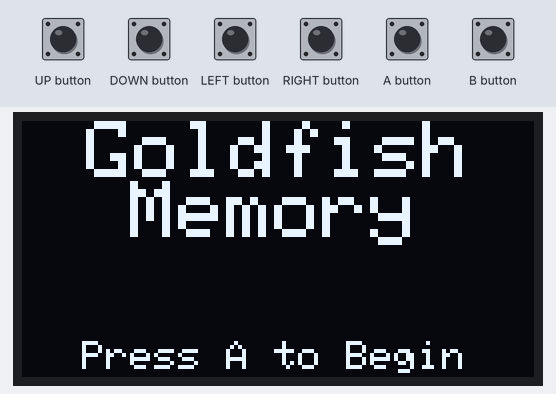
Recording of a sketch running on a simulated Arduboy, built with avr-gcc and run on an emulated ATmega32U4. On the bench: 128×64 one-colour display. The test bench sets the inputs (shaded band). Random numbers use the default seed unless the sketch sets one.

Above: at 1.2 s.
1.3 s: A button pressed for 0.15 s
At 2.1 s:
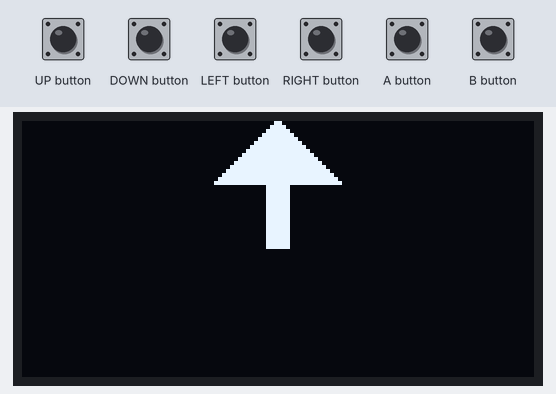
10.4 s: DOWN button pressed for 0.15 s
At 12.2 s:
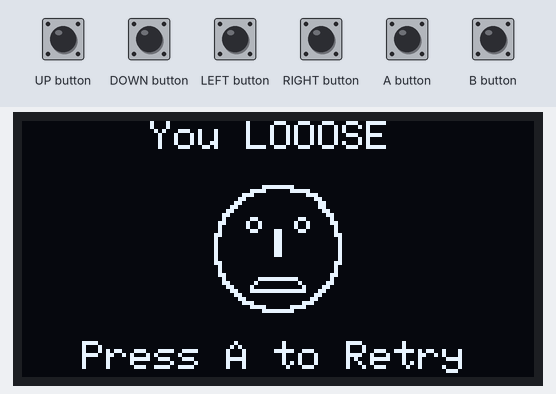
12.5 s: A button pressed for 1 s
At 16.3 s:
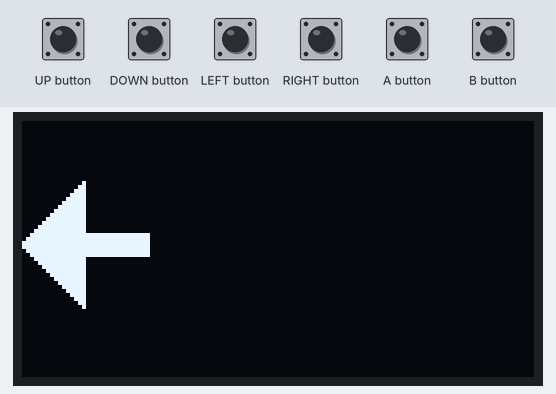
Timing chart, 0 to 17.8 s (numbered marks = the images above; inputs shaded):
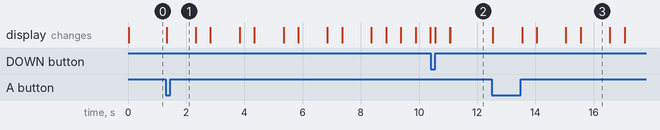

The sketch:

GoldfishMemory.ino
```cpp
// <Your name>
// <Created date>
// Goldfish Memory Game

#include <Arduboy2.h>

const int gameLen = 5;
int currSeq[gameLen];
int gamestate = 0;

Arduboy2 ab;

PROGMEM const unsigned char up_Arrow [] = {
	0x00, 0x00, 0x00, 0x00, 0x00, 0x00, 0x00, 0x00, 0x80, 0xc0, 0xe0, 0xf0, 0xf8, 0xfc, 0xfe, 0xff,
	0xff, 0xfe, 0xfc, 0xf8, 0xf0, 0xe0, 0xc0, 0x80, 0x00, 0x00, 0x00, 0x00, 0x00, 0x00, 0x00, 0x00,
	0x80, 0xc0, 0xe0, 0xf0, 0xf8, 0xfc, 0xfe, 0xff, 0xff, 0xff, 0xff, 0xff, 0xff, 0xff, 0xff, 0xff,
	0xff, 0xff, 0xff, 0xff, 0xff, 0xff, 0xff, 0xff, 0xff, 0xfe, 0xfc, 0xf8, 0xf0, 0xe0, 0xc0, 0x80,
	0x00, 0x00, 0x00, 0x00, 0x00, 0x00, 0x00, 0x00, 0x00, 0x00, 0x00, 0x00, 0x00, 0xff, 0xff, 0xff,
	0xff, 0xff, 0xff, 0x00, 0x00, 0x00, 0x00, 0x00, 0x00, 0x00, 0x00, 0x00, 0x00, 0x00, 0x00, 0x00,
	0x00, 0x00, 0x00, 0x00, 0x00, 0x00, 0x00, 0x00, 0x00, 0x00, 0x00, 0x00, 0x00, 0xff, 0xff, 0xff,
	0xff, 0xff, 0xff, 0x00, 0x00, 0x00, 0x00, 0x00, 0x00, 0x00, 0x00, 0x00, 0x00, 0x00, 0x00, 0x00,
};

PROGMEM const unsigned char down_Arrow [] = {
	0x00, 0x00, 0x00, 0x00, 0x00, 0x00, 0x00, 0x00, 0x00, 0x00, 0x00, 0x00, 0x00, 0xff, 0xff, 0xff,
	0xff, 0xff, 0xff, 0x00, 0x00, 0x00, 0x00, 0x00, 0x00, 0x00, 0x00, 0x00, 0x00, 0x00, 0x00, 0x00,
	0x00, 0x00, 0x00, 0x00, 0x00, 0x00, 0x00, 0x00, 0x00, 0x00, 0x00, 0x00, 0x00, 0xff, 0xff, 0xff,
	0xff, 0xff, 0xff, 0x00, 0x00, 0x00, 0x00, 0x00, 0x00, 0x00, 0x00, 0x00, 0x00, 0x00, 0x00, 0x00,
	0x01, 0x03, 0x07, 0x0f, 0x1f, 0x3f, 0x7f, 0xff, 0xff, 0xff, 0xff, 0xff, 0xff, 0xff, 0xff, 0xff,
	0xff, 0xff, 0xff, 0xff, 0xff, 0xff, 0xff, 0xff, 0xff, 0x7f, 0x3f, 0x1f, 0x0f, 0x07, 0x03, 0x01,
	0x00, 0x00, 0x00, 0x00, 0x00, 0x00, 0x00, 0x00, 0x01, 0x03, 0x07, 0x0f, 0x1f, 0x3f, 0x7f, 0xff,
	0xff, 0x7f, 0x3f, 0x1f, 0x0f, 0x07, 0x03, 0x01, 0x00, 0x00, 0x00, 0x00, 0x00, 0x00, 0x00, 0x00,
};

PROGMEM const unsigned char left_Arrow []{
	0x00, 0x00, 0x00, 0x00, 0x00, 0x00, 0x00, 0x00, 0x80, 0xc0, 0xe0, 0xf0, 0xf8, 0xfc, 0xfe, 0xff,
	0x00, 0x00, 0x00, 0x00, 0x00, 0x00, 0x00, 0x00, 0x00, 0x00, 0x00, 0x00, 0x00, 0x00, 0x00, 0x00,
	0x80, 0xc0, 0xe0, 0xf0, 0xf8, 0xfc, 0xfe, 0xff, 0xff, 0xff, 0xff, 0xff, 0xff, 0xff, 0xff, 0xff,
	0xe0, 0xe0, 0xe0, 0xe0, 0xe0, 0xe0, 0xe0, 0xe0, 0xe0, 0xe0, 0xe0, 0xe0, 0xe0, 0xe0, 0xe0, 0xe0,
	0x01, 0x03, 0x07, 0x0f, 0x1f, 0x3f, 0x7f, 0xff, 0xff, 0xff, 0xff, 0xff, 0xff, 0xff, 0xff, 0xff,
	0x07, 0x07, 0x07, 0x07, 0x07, 0x07, 0x07, 0x07, 0x07, 0x07, 0x07, 0x07, 0x07, 0x07, 0x07, 0x07,
	0x00, 0x00, 0x00, 0x00, 0x00, 0x00, 0x00, 0x00, 0x01, 0x03, 0x07, 0x0f, 0x1f, 0x3f, 0x7f, 0xff,
	0x00, 0x00, 0x00, 0x00, 0x00, 0x00, 0x00, 0x00, 0x00, 0x00, 0x00, 0x00, 0x00, 0x00, 0x00, 0x00,
};

PROGMEM const unsigned char right_Arrow []{
	0x00, 0x00, 0x00, 0x00, 0x00, 0x00, 0x00, 0x00, 0x00, 0x00, 0x00, 0x00, 0x00, 0x00, 0x00, 0x00,
	0xff, 0xfe, 0xfc, 0xf8, 0xf0, 0xe0, 0xc0, 0x80, 0x00, 0x00, 0x00, 0x00, 0x00, 0x00, 0x00, 0x00,
	0xe0, 0xe0, 0xe0, 0xe0, 0xe0, 0xe0, 0xe0, 0xe0, 0xe0, 0xe0, 0xe0, 0xe0, 0xe0, 0xe0, 0xe0, 0xe0,
	0xff, 0xff, 0xff, 0xff, 0xff, 0xff, 0xff, 0xff, 0xff, 0xfe, 0xfc, 0xf8, 0xf0, 0xe0, 0xc0, 0x80,
	0x07, 0x07, 0x07, 0x07, 0x07, 0x07, 0x07, 0x07, 0x07, 0x07, 0x07, 0x07, 0x07, 0x07, 0x07, 0x07,
	0xff, 0xff, 0xff, 0xff, 0xff, 0xff, 0xff, 0xff, 0xff, 0x7f, 0x3f, 0x1f, 0x0f, 0x07, 0x03, 0x01,
	0x00, 0x00, 0x00, 0x00, 0x00, 0x00, 0x00, 0x00, 0x00, 0x00, 0x00, 0x00, 0x00, 0x00, 0x00, 0x00,
	0xff, 0x7f, 0x3f, 0x1f, 0x0f, 0x07, 0x03, 0x01, 0x00, 0x00, 0x00, 0x00, 0x00, 0x00, 0x00, 0x00,
};

PROGMEM const unsigned char sad_Face[]{
	0x00, 0x00, 0x80, 0xc0, 0x60, 0x30, 0x18, 0x0c, 0x04, 0x06, 0x02, 0x02, 0x03, 0x01, 0x01, 0x01,
	0x01, 0x01, 0x01, 0x03, 0x02, 0x02, 0x02, 0x06, 0x04, 0x0c, 0x38, 0x70, 0xc0, 0x80, 0x00, 0x00,
	0xf0, 0x1e, 0x03, 0x00, 0x00, 0x00, 0x00, 0x00, 0x06, 0x09, 0x09, 0x06, 0x00, 0x00, 0x00, 0xf8,
	0xf8, 0x00, 0x00, 0x00, 0x06, 0x09, 0x09, 0x06, 0x00, 0x00, 0x00, 0x00, 0x00, 0x03, 0x1e, 0xf0,
	0x0f, 0x78, 0xc0, 0x00, 0x00, 0x00, 0x00, 0x00, 0x00, 0x00, 0x00, 0x80, 0x80, 0x80, 0x80, 0x83,
	0x83, 0x80, 0x80, 0x80, 0x80, 0x00, 0x00, 0x00, 0x00, 0x00, 0x00, 0x00, 0x00, 0xc0, 0x78, 0x0f,
	0x00, 0x00, 0x01, 0x03, 0x06, 0x0c, 0x18, 0x30, 0x20, 0x66, 0x45, 0x44, 0xc4, 0x84, 0x84, 0x84,
	0x84, 0x84, 0x84, 0xc4, 0x44, 0x45, 0x66, 0x20, 0x30, 0x18, 0x0c, 0x06, 0x03, 0x01, 0x00, 0x00,
};

PROGMEM const unsigned char happy_Face[]{
    0x00, 0x00, 0x80, 0xc0, 0x60, 0x30, 0x18, 0x0c, 0x04, 0x06, 0x02, 0x02, 0x03, 0x01, 0x01, 0x01,
    0x01, 0x01, 0x01, 0x03, 0x02, 0x02, 0x02, 0x06, 0x04, 0x0c, 0x38, 0x70, 0xc0, 0x80, 0x00, 0x00,
    0xf0, 0x1e, 0x03, 0x00, 0x00, 0x00, 0x00, 0x00, 0x06, 0x09, 0x09, 0x06, 0x00, 0x00, 0x00, 0xf8,
    0xf8, 0x00, 0x00, 0x00, 0x06, 0x09, 0x09, 0x06, 0x00, 0x00, 0x00, 0x00, 0x00, 0x03, 0x1e, 0xf0,
    0x0f, 0x78, 0xc0, 0x00, 0x00, 0x00, 0x00, 0x00, 0x00, 0x80, 0x80, 0x80, 0x80, 0x80, 0x80, 0x83,
    0x83, 0x80, 0x80, 0x80, 0x80, 0x80, 0x80, 0x00, 0x00, 0x00, 0x00, 0x00, 0x00, 0xc0, 0x78, 0x0f,
    0x00, 0x00, 0x01, 0x03, 0x06, 0x0c, 0x18, 0x30, 0x20, 0x60, 0x41, 0x42, 0xc4, 0x84, 0x84, 0x84,
    0x84, 0x84, 0x84, 0xc4, 0x42, 0x41, 0x60, 0x20, 0x30, 0x18, 0x0c, 0x06, 0x03, 0x01, 0x00, 0x00,
};


// the setup function runs once when you press reset or power the board
void setup() {
  ab.begin();       //initialise the system
  ab.setFrameRate(60);
}


// the loop function runs over and over again until power down or reset
void loop() {
  //Prevent the Arduboy from running too fast
  if (!(ab.nextFrame()))  return;

  ab.pollButtons();

  //Game code here
  switch( gamestate ) {
    case 0:
      startScreen();
      break;
    case 1:
      gameScreen();
      break;
    case 2:
      winScreen();
      break;
    case 3:
      loseScreen();
      break;
  }
}


void startScreen() {
  ab.clear();
  ab.setTextSize(2);
  ab.setCursor(16,0);
  ab.println("Goldfish");
  ab.setCursor(27, 15);
  ab.println("Memory");
  ab.setTextSize(1);
  ab.setCursor(15, 55);
  ab.println("Press A to Begin");
  ab.display();

  if(ab.justPressed(A_BUTTON)) {
    gamestate = 1;
  }
}

void gameScreen() {
  ab.clear();				// clear display
	ab.initRandomSeed();	// Generate the random seed
	ab.display();

  // generate 'random' sequence for current round
  // the random number represents the U/D/L/R sequence & image.
  for (int i = 0; i < gameLen; i++) {
    currSeq[i] = random(0, 4);

    if (currSeq[i] == 0) {
      ab.drawBitmap(48, 0, up_Arrow, 32, 32, WHITE);  // display the image
      ab.display();
      delay(1000);
      ab.drawBitmap(48, 0, up_Arrow, 32, 32, BLACK);  // turn it off
      ab.display();
      delay(500);
    }
    else if (currSeq[i] == 1)
    {
      ab.drawBitmap(96, 15, right_Arrow, 32, 32, WHITE);
      ab.display();
      delay(1000);
      ab.drawBitmap(96, 15, right_Arrow, 32, 32, BLACK);
      ab.display();
      delay(500);
    }
    else if (currSeq[i] == 2)
    {
      ab.drawBitmap(48, 32, down_Arrow, 32, 32, WHITE);
      ab.display();
      delay(1000);
      ab.drawBitmap(48, 32, down_Arrow, 32, 32, BLACK);
      ab.display();
      delay(500);
    }
    else if (currSeq[i] == 3)
    {
      ab.drawBitmap(0, 15, left_Arrow, 32, 32, WHITE);
      ab.display();
      delay(1000);
      ab.drawBitmap(0, 15, left_Arrow, 32, 32, BLACK);
      ab.display();
      delay(500);
    }
  }

  // display get ready
  for (int j = 3; j > 0; j--) {
    ab.clear();
    ab.setCursor(35, 25);
    ab.print("Get Ready!");
    ab.setCursor(60, 35);
    ab.print(j);
    ab.display();
    delay(500);
  }
  ab.clear();
  ab.display();

  checkAnswer();
}

void loseScreen() {
  ab.clear();
  ab.setCursor(32, 0);
  ab.print("You LOOOSE");
  ab.drawBitmap(48, 16, sad_Face, 32, 32, WHITE);
  ab.setCursor(15, 55);
  ab.println("Press A to Retry");
  ab.display();

  if(ab.justPressed(A_BUTTON)) {
    gamestate = 1;
  }
}

void winScreen() {
  ab.clear();
  ab.setCursor(32, 0);
  ab.print("You WIN!!!");
  ab.drawBitmap(48, 16, happy_Face, 32, 32, WHITE);
  ab.setCursor(15, 55);
  ab.println("Press A to Replay");
  ab.display();

  if(ab.justPressed(A_BUTTON)) {
    gamestate = 1;
  }
}

void checkAnswer() {
  // allow loop through
  int i = 0;

  do {
    // this needs to be set to ensure the button presses / releases are seen by the Arduboy.
    ab.pollButtons();

    if (ab.justReleased(UP_BUTTON)){
      ab.drawBitmap(48, 0, up_Arrow, 32, 32, WHITE);  // display the image
      ab.display();
      delay(500);
      ab.drawBitmap(48, 0, up_Arrow, 32, 32, BLACK);  // turn it off
      ab.display();
      if (currSeq[i] == 0) {
        //correct guess continue...
        i++;
      }
      else
      {
        break;
      }
    }

    if (ab.justReleased(DOWN_BUTTON)){
      ab.drawBitmap(48, 32, down_Arrow, 32, 32, WHITE);
      ab.display();
      delay(500);
      ab.drawBitmap(48, 32, down_Arrow, 32, 32, BLACK);
      ab.display();
      if (currSeq[i] == 2) {
        //correct guess continue...
        i++;
      }
      else
      {
        break;
      }
    }

    if (ab.justReleased(LEFT_BUTTON)){
      ab.drawBitmap(0, 15, left_Arrow, 32, 32, WHITE);
      ab.display();
      delay(500);
      ab.drawBitmap(0, 15, left_Arrow, 32, 32, BLACK);
      ab.display();
      if (currSeq[i] == 3) {
        //correct guess continue...
        i++;
      }
      else
      {
        break;
      }
    }

    if (ab.justReleased(RIGHT_BUTTON)){
      ab.drawBitmap(96, 15, right_Arrow, 32, 32, WHITE);
      ab.display();
      delay(500);
      ab.drawBitmap(96, 15, right_Arrow, 32, 32, BLACK);
      ab.display();
      if (currSeq[i] == 1) {
        //correct guess continue...
        i++;
      }
      else
      {
        break;
      }
    }

  } while (i < gameLen);

  // win game
  if( i == gameLen) {
    gamestate = 2;
  // lose game
  } else {
    gamestate = 3;
  }
}
```

Measured:
- after the input at 1.3 s, the display: changes at once (image 1)
- after the input at 10.4 s, the display: first changes after 0.15 s (image 2 shows a later state)
- after the input at 12.5 s, the display: first changes at once (image 3 shows a later state)
- what the display in image 3 shows lasts 1.0 s, from 15.6 s to 16.6 s
